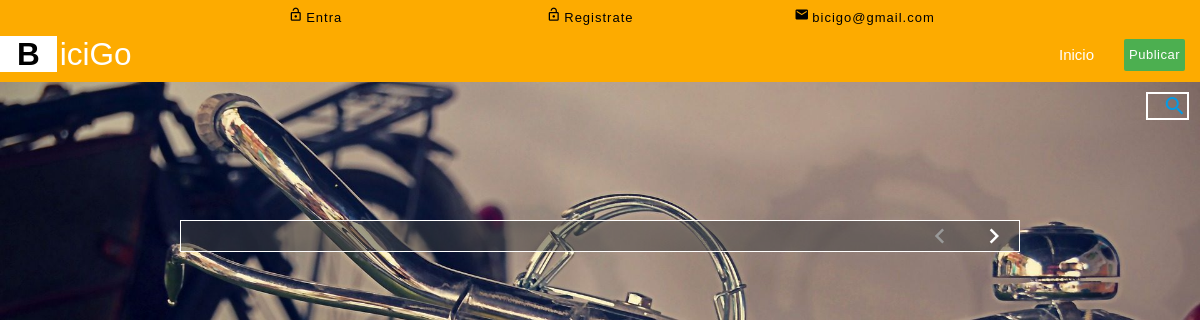
/categoriaP.php, run on an earlier commit of the app's database.
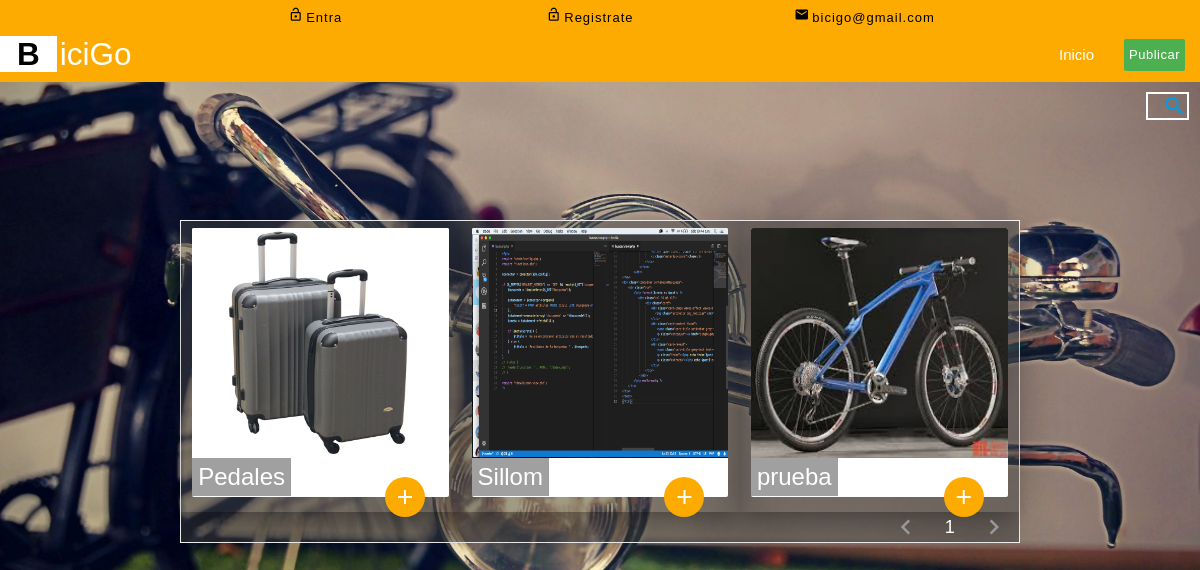
And on a later commit of the database.
### tables this page shows
CREATE TABLE `pieza` (
  `id` int(11) NOT NULL,
  `titulo` varchar(300) NOT NULL,
  `marca` varchar(300) NOT NULL,
  `precio` varchar(300) NOT NULL,
  `estado` varchar(300) NOT NULL,
  `telefono` varchar(300) NOT NULL,
  `provincia` varchar(300) NOT NULL,
  `descripcion` varchar(300) NOT NULL,
  `imagen` varchar(300) NOT NULL
);

### categoriaP.php (called while the page is built)
<?php
require 'view/categoriaPV.php';
?>

### view/categoriaPV.php (the view, shortened to what this page needs)
<?php
    $conexion = conexion ('bicigo', 'root','');
    $pagina = isset($_GET['pagina']) ? (int)$_GET['pagina'] : 1;
    $postPorPagina = 6;
    $inicio = ($pagina > 1 ) ? ($pagina * $postPorPagina - $postPorPagina) : 0;
    $articulos = $conexion->prepare("SELECT SQL_CALC_FOUND_ROWS * FROM pieza ORDER BY id DESC LIMIT $inicio, $postPorPagina");
    $articulos->execute();
    $articulos = $articulos->fetchAll();
    $totalArticulos = $conexion->query("select FOUND_ROWS() as total");
    $totalArticulos = $totalArticulos->fetch()['total'];
    $numeroPaginas = ceil($totalArticulos / $postPorPagina);
?>
<!DOCTYPE html>
<html>
    <head>
        <link rel="stylesheet" href="css/materialize.css"/>
        <link rel="stylesheet" href="css/index.css"/>
        <link rel="stylesheet" href="css/categoriaAV.css"/>
    </head>
<body>
    <div class="submenu">
       <div class="container">
           <ul class="col l12">
               <li class="col s3"><a class="modal-trigger" href="login.php"><i class="material-icons tiny">lock_open</i>Entra</a></li>
               <li class="col s3"><a class="modal-trigger" href="registrate.php"><i class="material-icons  tiny">lock_open</i>Registrate<a></li>
               <li class="col s3"><a><i class="material-icons tiny">mail</i>bicigo@gmail.com</a></li>
           </ul>
       </div>
    </div>
    <nav class="navprincipal">
        <div class="nav-wrapper">
                <a href="index.php" class="brand-logo"><span id="b">B</span>iciGo</a>
                <ul id="nav-mobile" class="right hide-on-med-and-down">
                    <li><a href="index.php">Inicio</a></li>
                    <li><a class="btn btn-small green" href="formularioP.php">Publicar</a></li>
                </ul>
        </div>
    </nav>
    <div class="row">
        <div class="col l6 right">
            <div class="right" id="buscar">
                <a href="buscar_pieza.php">
                    <i class="right material-icons show-on-small">search</i>
                </a>
            </div>
        </div>
    </div>
    <div class="container contenedor">
        <div class="row">
            <?php foreach($articulos as $foto): ?>
                <div class="col l4  m4 s12 z-depth-5">
                    <div class="card">
                        <div class="card-image">
                            <img src="fotos/<?php echo $foto['imagen'] ?>" alt="">
                            <span class="card-title"><?php echo $foto['titulo'] ?></span>
                            <a class="btn-floating halfway-fab waves-effect waves-light card-butttoms" href="foto_pieza.php?id=<?php echo $foto['id']; ?>"><i class="material-icons">add</i></a>
                        </div>
                    </div>
                </div>
            <?php endforeach; ?>
        </div>
        <div class="row">
            <ul class="pagination right">
                <?php if($pagina == 1): ?>
                                <li class='disabled'><a href="#ventas"><i class='material-icons'>chevron_left</i></a></li>
                            <?php else: ?>
                                <li><a href="?pagina=<?php echo $pagina -1 ?>"><i class="material-icons">chevron_left</i></a></li>
                            <?php endif; ?>
                            <?php
                                for($i=1; $i <=$numeroPaginas; $i++){
                                    if($pagina == $i){
                                        echo "<li class='active'><a href='?pagina=$i'>$i</a></li>";
                                    }else{
                                        echo "<li class='waves-effect'><a href='?pagina=$i'>$i</a></li>";
                                    }
                                }
                ?>
                <?php
                            if($pagina == $numeroPaginas): ?>
                                <li class='disabled'><a href="#ventas"><i class='material-icons'>chevron_right</i></a></li>
                            <?php else: ?>
                                <li><a href="?pagina=<?php echo $pagina + 1 ?>"><i class="material-icons">chevron_right</i></a></li>
                <?php endif; ?>
            </ul>
        </div>
    </div>
</body>
</html>

### css/index.css (style rules this page uses)
* { box-sizing: border-box; }
body { margin:0; padding: 0; font-size: 100%; line-height: 1.6; font-family: Arial, Helvetica, sans-serif; }
.submenu { background-color: #FDAB00; display: block; }
.submenu ul li a { color:black; text-decoration: none; }
.submenu ul li i { margin-right: 12px; top: 2px; color: black; }
.submenu ul li { display: inline-block; width: 25.5%; text-align: center; color: #fff; font-size: 13px; padding: 7px 0; letter-spacing: 1px; border-right: 1px solid black; }
ul { margin: 0; padding: 0; display: block; }
@media (min-width:360px) { .submenu ul li i { margin-right: 3px; top: 2px; color: black; } }
@media (min-width:360px) { .submenu ul li { display: inline-block; width: 32.2%; padding:7px 0; border-right: 0px solid; } }
@media (min-width:360px) { .btn, .btn-large, .btn-small, .btn-flat { padding: 0px 5px; } }
.navprincipal { height: 46px; line-height: 37px; background-color: #FDAB00; }
#b { background-color: white; color:black; padding: 0 17px; font-weight: bold; margin-right: 3px; }
.card .card-image img { height: 230px; }
.card-title { color:white; background-color:transparent; border-radius: 0; background-color: rgba(66, 66, 66, 0.5); font-weight: bold; }
.card-butttoms { background-color: #FDAB00; }
.pagination li.active { background-color: transparent; color:#FDAB00; }
.pagination li a { color:white; }
.contenedor { background-color: rgba(48, 49, 49, 0.4); margin-top:60px; border-radius: 30px ; border:1px solid white; }
span { color:white; }
#buscar { margin-top:10px; border: 2px solid white; }

### css/categoriaAV.css (style rules this page uses)
body { background-image: url('../img/backfoto.jpg'); background-repeat: no-repeat; background-size: cover; }
.contenedor { margin-top:100px; background-color:transparent; border-radius: 0; background-color: rgba(66, 66, 66, 0.5); }

What changed in the data, as far as the page shows it:
added pieza: imagen (picture), titulo "Pedales"
added pieza: imagen (picture), titulo "Sillom"
added pieza: imagen (picture), titulo "prueba"
Also different on the page:
new list line: "1"
